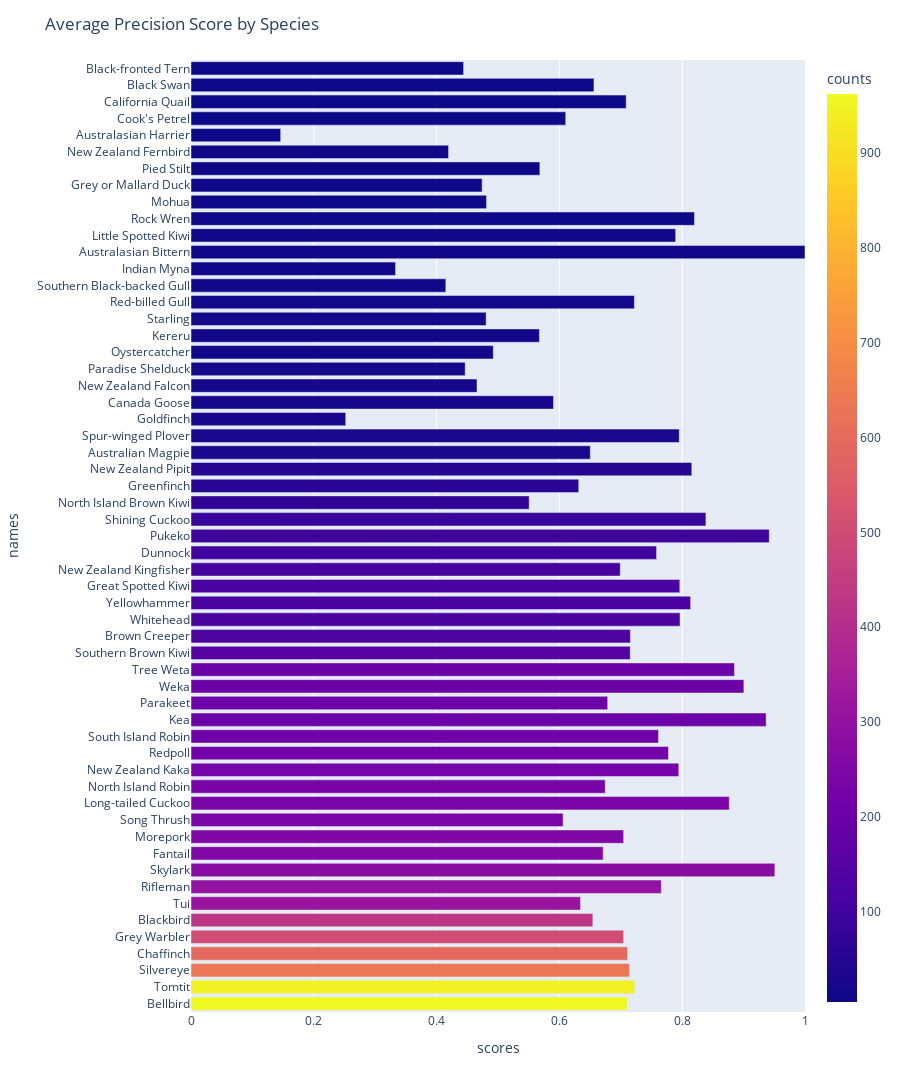

Notebook source saved alongside this figure:
### Markdown cell above
Let's switch to common names to make this easier to interpret.

### Code cell
if (df_val_pred.shape[0] == df_val_true.shape[0]) and (df_val_pred.shape[0] >=20):
    _, _ = plot_map_by_class(df_val_true, df_val_pred, min_samples=5)
else: print(f'There were only {df_val_pred.shape[0]} rows in the predictions dataframe, too few for mAP scores')

### Figure 1 — Plotly figure (JSON) as saved in the notebook; plotly's stock layout.template omitted (floating-point values rounded to 4 significant figures)
{"data": [{"alignmentgroup": "True", "customdata": [[962], [944], [638], [592], [501], [430], [316], [301], [277], [254], [250], [238], [238], [234], [228], [220], [216], [203], [203], [203], [200], [153], [125], [124], [121], [119], [116], [102], [96], [85], [70], [56], [48], [30], [28], [25], [24], [23], [19], [17], [16], [15], [14], [13], [11], [10], [10], [9], [9], [8], [6], [6], [5], [5], [5], [5], [5]], "hovertemplate": "scores=%{x}<br>names=%{y}<br>counts=%{marker.color}<extra></extra>", "legendgroup": "", "marker": {"color": [962, 944, 638, 592, 501, 430, 316, 301, 277, 254, 250, 238, 238, 234, 228, 220, 216, 203, 203, 203, 200, 153, 125, 124, 121, 119, 116, 102, 96, 85, 70, 56, 48, 30, 28, 25, 24, 23, 19, 17, 16, 15, 14, 13, 11, 10, 10, 9, 9, 8, 6, 6, 5, 5, 5, 5, 5], "coloraxis": "coloraxis", "pattern": {"shape": ""}}, "name": "", "offsetgroup": "", "orientation": "h", "showlegend": false, "textposition": "auto", "type": "bar", "x": [0.7104, 0.7226, 0.7143, 0.7111, 0.7046, 0.6545, 0.6345, 0.766, 0.9509, 0.6713, 0.7047, 0.606, 0.8766, 0.6746, 0.7944, 0.7776, 0.7614, 0.9367, 0.6786, 0.9004, 0.8851, 0.7153, 0.7156, 0.7965, 0.8137, 0.7961, 0.6991, 0.7583, 0.9418, 0.8386, 0.5507, 0.6315, 0.8156, 0.6504, 0.7952, 0.252, 0.5904, 0.4658, 0.4465, 0.4923, 0.5675, 0.4807, 0.7221, 0.415, 0.3332, 1.0, 0.7894, 0.8199, 0.4813, 0.4742, 0.5682, 0.4195, 0.1461, 0.6103, 0.7087, 0.6563, 0.444], "xaxis": "x", "y": ["Bellbird", "Tomtit", "Silvereye", "Chaffinch", "Grey Warbler", "Blackbird", "Tui", "Rifleman", "Skylark", "Fantail", "Morepork", "Song Thrush", "Long-tailed Cuckoo", "North Island Robin", "New Zealand Kaka", "Redpoll", "South Island Robin", "Kea", "Parakeet", "Weka", "Tree Weta", "Southern Brown Kiwi", "Brown Creeper", "Whitehead", "Yellowhammer", "Great Spotted Kiwi", "New Zealand Kingfisher", "Dunnock", "Pukeko", "Shining Cuckoo", "North Island Brown Kiwi", "Greenfinch", "New Zealand Pipit", "Australian Magpie", "Spur-winged Plover", "Goldfinch", "Canada Goose", "New Zealand Falcon", "Paradise Shelduck", "Oystercatcher", "Kereru", "Starling", "Red-billed Gull", "Southern Black-backed Gull", "Indian Myna", "Australasian Bittern", "Little Spotted Kiwi", "Rock Wren", "Mohua", "Grey or Mallard Duck", "Pied Stilt", "New Zealand Fernbird", "Australasian Harrier", "Cook's Petrel", "California Quail", "Black Swan", "Black-fronted Tern"], "yaxis": "y"}], "layout": {"barmode": "relative", "coloraxis": {"colorbar": {"title": {"text": "counts"}}, "colorscale": [[0, "#0d0887"], [0.1111, "#46039f"], [0.2222, "#7201a8"], [0.3333, "#9c179e"], [0.4444, "#bd3786"], [0.5556, "#d8576b"], [0.6667, "#ed7953"], [0.7778, "#fb9f3a"], [0.8889, "#fdca26"], [1, "#f0f921"]]}, "height": 1200, "legend": {"tracegroupgap": 0}, "margin": {"t": 60}, "title": {"text": "Average Precision Score by Species"}, "xaxis": {"anchor": "y", "domain": [0, 1], "range": [0, 1], "title": {"text": "scores"}}, "yaxis": {"anchor": "x", "domain": [0, 1], "title": {"text": "names"}}}}
